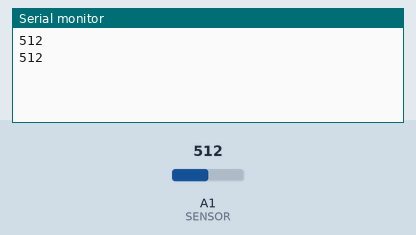
Simulated run of this sketch. Board: Arduino Uno, built with avr-gcc and run on an emulated ATmega328P. Shown: the last lines printed to the serial monitor. The test bench sets the inputs (shaded band); at power-on: A1 (SENSOR) = 512.

Above: at 5.8 s.
5.9 s: A1 (SENSOR) set to 716
At 10.9 s:
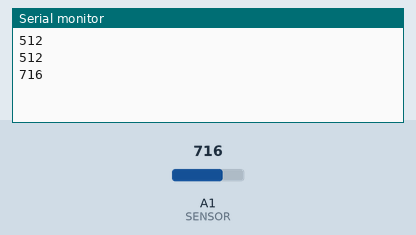
11.9 s: A1 (SENSOR) set to 900
At 15.9 s:
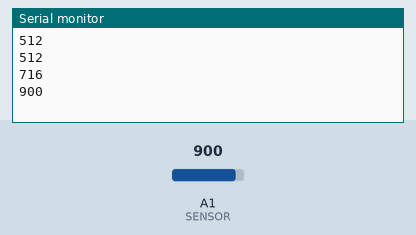
Timing chart, 0 to 17.4 s (numbered marks = the images above; inputs shaded):
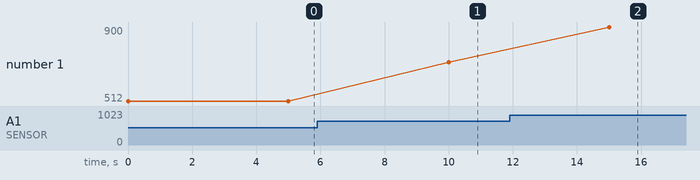

The sketch:

water.ino
```cpp
#define  SENSOR      15

void setup(){
  Serial.begin(115200);
}
void loop(){
  int sensor = analogRead(SENSOR);
  Serial.println(sensor);
  delay(5000);
}
```

Measured:
- after the input at 5.9 s, the serial monitor: prints a new line after 4.1 s (image 1)
- after the input at 11.9 s, the serial monitor: prints a new line after 3.1 s (image 2)
- plotted number 1: 512 → 716 after the input at 5.9 s, 716 → 900 after the input at 11.9 s
